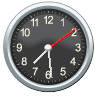

The Python source for this figure:
#!/usr/bin/python
# coding=utf-8


import sys, getopt, logging, datetime

from PIL import Image
import time


class Clock:

	matrixWidth  = 96
	matrixHeight = 96

	clock = Image.open("./images/clock/clock1.png")

	def createImage():
		
		time = datetime.datetime.now()
	
		backgroundImage = clock.crop((matrixWidth * 0, 0, matrixWidth * 0 + matrixWidth, matrixHeight))
		foregroundImage = clock.crop((matrixWidth * 1, 0, matrixWidth * 1 + matrixWidth, matrixHeight))
		hoursImage	  = clock.crop((matrixWidth * 2, 0, matrixWidth * 2 + matrixWidth, matrixHeight))
		minutesImage	  = clock.crop((matrixWidth * 3, 0, matrixWidth * 3 + matrixWidth, matrixHeight))
		secondsImage	  = clock.crop((matrixWidth * 4, 0, matrixWidth * 4 + matrixWidth, matrixHeight))
	
		# Rotate clock 
		secondsImage = secondsImage.rotate(-360.0 * (time.second / 60.0), Image.BICUBIC)
		hoursImage = hoursImage.rotate(-360.0 * ((time.hour % 12) * 60 + time.minute) / (12.0 * 60.0), Image.BICUBIC)
		minutesImage = minutesImage.rotate(-360.0 * (time.minute / 60.0), Image.BICUBIC)
	
		matrixImage = Image.new("RGBA", (matrixWidth, matrixHeight)) 
		matrixImage.paste(backgroundImage, [0, 0, 96, 96], backgroundImage)
		matrixImage.paste(hoursImage, [0, 0, 96, 96], hoursImage)
		matrixImage.paste(minutesImage, [0, 0, 96, 96], minutesImage)
		matrixImage.paste(secondsImage, [0, 0, 96, 96], secondsImage)
		matrixImage.paste(foregroundImage, [0, 0, 96, 96], foregroundImage)

		return matrixImage



def renderClockImage(template):
	matrixWidth  = 96*5
	matrixHeight = 96*5
	
	time = datetime.datetime.now()

	backgroundImage  = template.crop((matrixWidth * 0, 0, matrixWidth * 0 + matrixWidth, matrixHeight))
	foregroundImage  = template.crop((matrixWidth * 1, 0, matrixWidth * 1 + matrixWidth, matrixHeight))
	hoursImage		 = template.crop((matrixWidth * 2, 0, matrixWidth * 2 + matrixWidth, matrixHeight))
	minutesImage	 = template.crop((matrixWidth * 3, 0, matrixWidth * 3 + matrixWidth, matrixHeight))
	secondsImage	 = template.crop((matrixWidth * 4, 0, matrixWidth * 4 + matrixWidth, matrixHeight))

	# Rotate clock 
	secondsImage = secondsImage.rotate(-360.0 * (time.second / 60.0), Image.BICUBIC)
	hoursImage = hoursImage.rotate(-360.0 * ((time.hour % 12) * 60 + time.minute) / (12.0 * 60.0), Image.BICUBIC)
	minutesImage = minutesImage.rotate(-360.0 * (time.minute / 60.0), Image.BICUBIC)

	matrixImage = Image.new("RGBA", (matrixWidth, matrixHeight), "black") 
	matrixImage.paste(backgroundImage, [0, 0, matrixWidth, matrixWidth], backgroundImage)
	matrixImage.paste(hoursImage, [0, 0, matrixWidth, matrixWidth], hoursImage)
	matrixImage.paste(minutesImage, [0, 0, matrixWidth, matrixWidth], minutesImage)
	matrixImage.paste(secondsImage, [0, 0, matrixWidth, matrixWidth], secondsImage)
	matrixImage.paste(foregroundImage, [0, 0, matrixWidth, matrixWidth], foregroundImage)

	matrixImage.thumbnail((96, 96))
	return matrixImage


def renderImageOnCanvas(image, canvas):

	for y in range(0, 96):
		for x in range(0, 96):
			rgb = image.getpixel((x, y))
			canvas.SetPixel(x, y, rgb[0], rgb[1], rgb[2])


def run():
	from rgbmatrix import RGBMatrix

	matrix = RGBMatrix(32, 3, 3)
	canvas = matrix.CreateFrameCanvas()
	template = Image.open("./images/clock/swiss.png")
	
	while True:
		image = renderClockImage(template);
		renderImageOnCanvas(image, canvas)
		canvas = matrix.SwapOnVSync(canvas)
		time.sleep(0.1)
		

def test():
	template = Image.open("./images/clock/swiss-red.png")

	image = renderClockImage(template);
	image.save("clock.png");	



	 

#test()
run()
